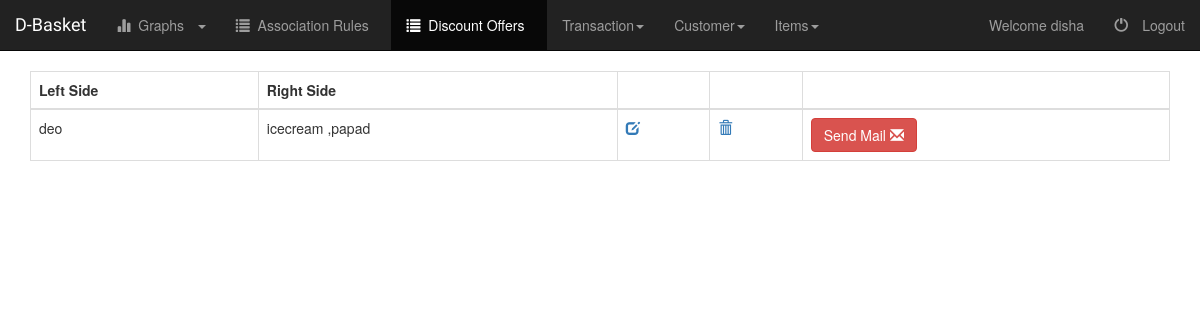
/emp/discount/list/ (signed in), run on an earlier commit of the app's database.
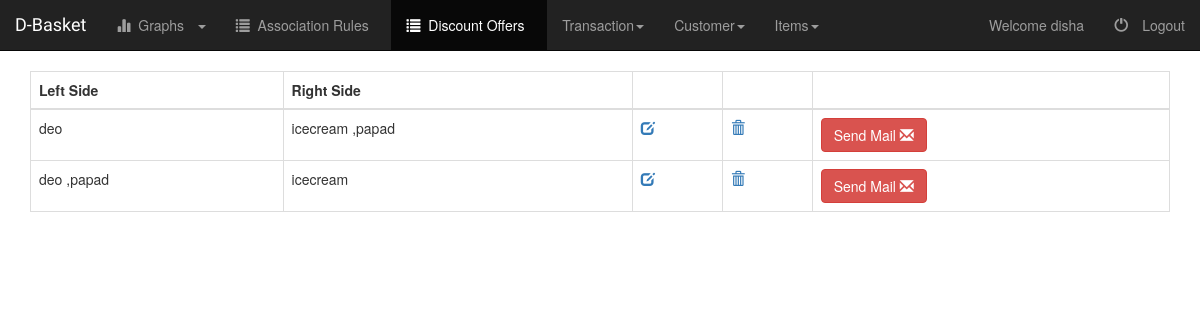
And on a later commit of the database.
### AdminPanel/models.py (models this page shows, shortened)
class Discount(models.Model):
	left_item1 = models.ForeignKey('Item', on_delete=models.CASCADE, verbose_name = 'Left Item 1', blank=True, null=True, related_name = 'left_item1')
	left_item2 = models.ForeignKey('Item', on_delete=models.CASCADE, verbose_name = 'Left Item 2', blank=True, null=True, related_name = 'left_item2')
	right_item1 = models.ForeignKey('Item', on_delete=models.CASCADE, verbose_name = 'Right Item 1', blank=True, null=True, related_name = 'right_item1')
	right_item2 = models.ForeignKey('Item', on_delete=models.CASCADE, verbose_name = 'Right Item 2', blank=True, null=True, related_name = 'right_item2')
	confidence = models.FloatField()

class Item(models.Model):
	item_name = models.CharField(max_length = 50, verbose_name = 'Item Name')
	stocks = models.IntegerField()

### AdminPanel/discount_views.py (the view)
class DiscountListView(generic.ListView):
	template_name = "AdminPanel/discount_list.html"
	context_object_name = 'discount_list'
	def get_queryset(self):
		return Discount.objects.all()

### AdminPanel/templates/AdminPanel/discount_list.html (shortened to what this page needs)
{% extends "base.html" %}
{% block stylesheets %}
	<link rel="stylesheet"
	href="http://cdn.datatables.net/1.10.2/css/jquery.dataTables.min.css"></style>
	<link href="https://maxcdn.bootstrapcdn.com/bootstrap/3.3.7/css/bootstrap.min.css" rel="stylesheet">
{% endblock stylesheets %}
{% block tabs %}
	{% include "AdminPanel/tabs.html" with active_tab='discount_list' %}
{% endblock tabs %}
{% block content %}
	<div class="container">
		<table class="table table-hover table-bordered dt-responsive" id="discountTable">
			<thead>
				<tr>
					<th>Left Side</th>
					<th>Right Side</th>
					<th></th>
					<th></th>
					<th></th>
				</tr>
			</thead>
			<tbody>
				{% for discount in discount_list  %}
					<tr>
						<td>
							{{ discount.left_item1.item_name }}
							{% if discount.left_item2 != None  %}
									,{{discount.left_item2.item_name}}
							{% endif %}
						</td>
						<td>
							{{ discount.right_item1.item_name }}
							{% if discount.right_item2 != None  %}
									,{{discount.right_item2.item_name}}
							{% endif %}
						</td>
						<td>
							<a href="{% url 'adminpanel:update-discount' discount.pk %}">
								<span class="glyphicon glyphicon-edit" aria-hidden="true"/>
							</a>
						</td>
						<td>
							<a href="{% url 'adminpanel:delete-discount' discount.pk %}">
								<span class="glyphicon glyphicon-trash" aria-hidden="true"/>
							</a>
						</td>
						<td>
							<form action="{% url 'adminpanel:send-discount-mail' %}" method="POST" role="form">
								<button type="submit" class="btn btn-danger">
									Send Mail
									<span class="glyphicon glyphicon-envelope" aria-hidden="true"/>
								</button>
							</form>
						</td>
					</tr>
				{% endfor %}
			</tbody>
		</table>
	</div>
{% endblock content%}

### AdminPanel/templates/base.html (shortened to what this page needs)
<!DOCTYPE html>
<html>
<head>
	<link href="https://maxcdn.bootstrapcdn.com/bootstrap/3.3.7/css/bootstrap.min.css" rel="stylesheet">
	{% load staticfiles %}
	<link rel="stylesheet" type="text/css" href="{% static "AdminPanel/style.css" %}">
	{% block stylesheets %}
	{% endblock stylesheets %}
</head>
<body>
	<nav class="navbar navbar-inverse navbar-static-top" role="navigation">
		<div class="container-fluid">
			<div class="navbar-header">
				<a class="navbar-brand fontCourgette" href="{% url 'adminpanel:home' %}">D-Basket</a>
			</div>
			<div class="collapse navbar-collapse navbar-ex1-collapse">
			{% if user.is_authenticated  %}
					{% block tabs %}
					{% endblock tabs %}
			{% endif %}
					<ul class="nav navbar-nav navbar-right">
						{% if user.is_authenticated  %}
							<li>
								<a>Welcome {{user.username}}</a>
							</li>
							<li><a href="/accounts/logout">
									<span class="glyphicon glyphicon-off">&nbsp;</span>Logout
								</a>
							</li>
						{% endif %}
					</ul>
				</div>
		</div>
	</nav>
	{% block content %}
	{% endblock content %}
</body>
</html>

What changed in the data, as far as the page shows it:
added Discount: left_item1.item_name "deo", left_item2.item_name "papad", right_item1.item_name "icecream"
